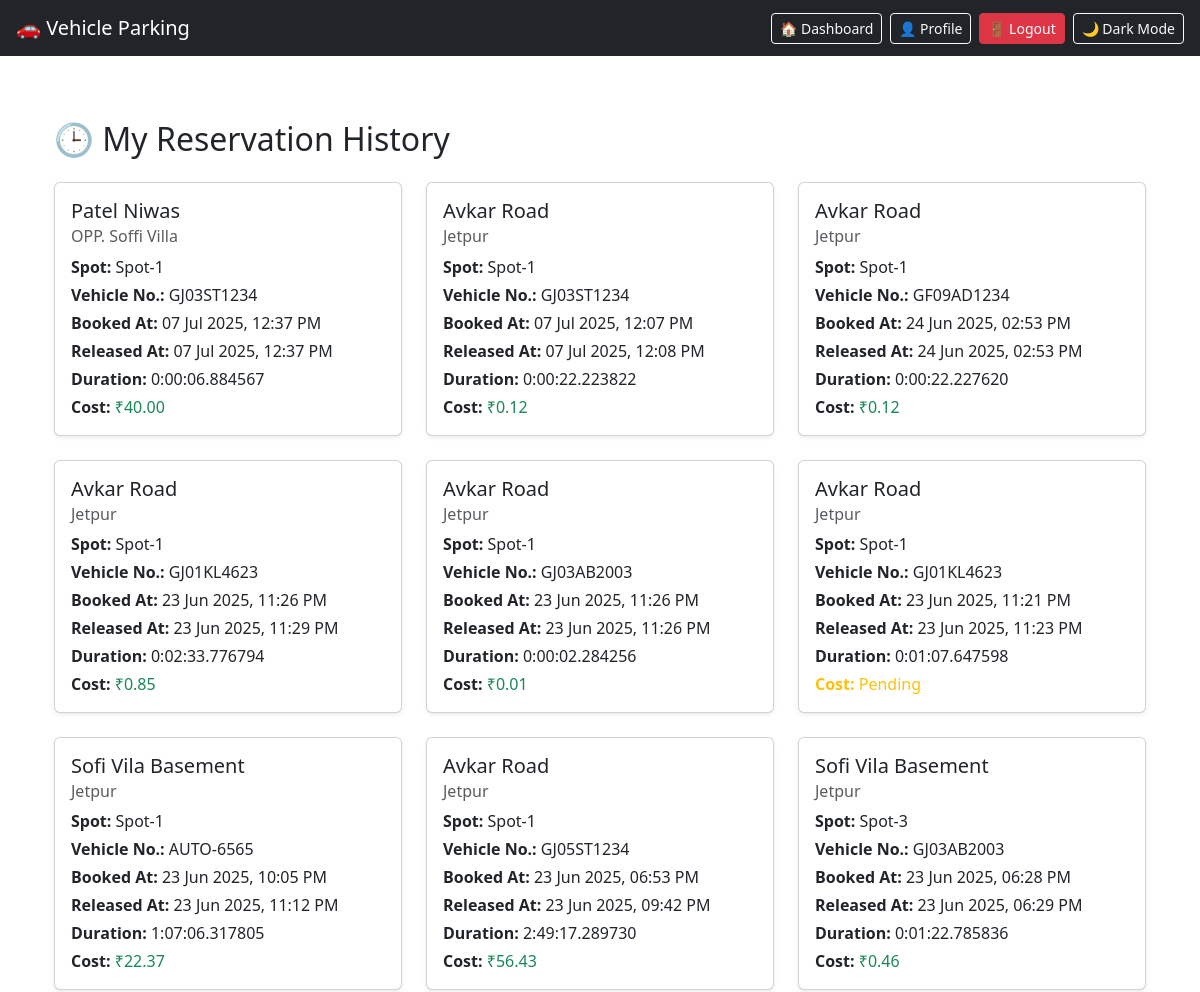
/user_history (signed in, upper part), run on an earlier commit of the app's database.
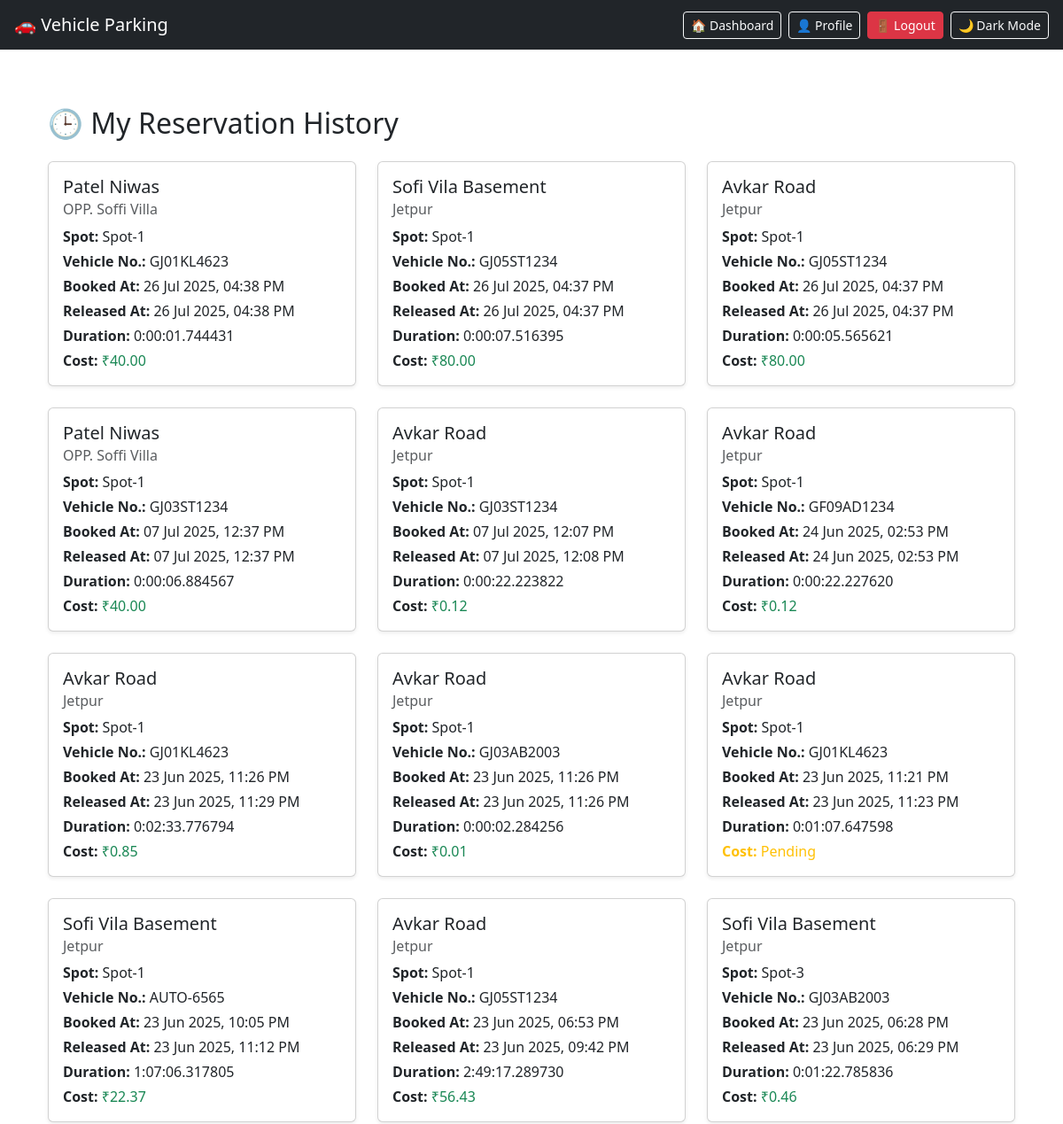
And on a later commit of the database.
### tables this page shows
CREATE TABLE parking_history (
            id INTEGER PRIMARY KEY AUTOINCREMENT,
            user_id INTEGER NOT NULL,
            spot_id INTEGER NOT NULL,
            lot_id INTEGER NOT NULL,
            vehicle_number TEXT NOT NULL,
            entry_time TEXT NOT NULL,
            exit_time TEXT, cost REAL,
            FOREIGN KEY(user_id) REFERENCES users(id),
            FOREIGN KEY(spot_id) REFERENCES parking_spots(id),
            FOREIGN KEY(lot_id) REFERENCES parking_lots(id)
        );

CREATE TABLE parking_lots (
            id INTEGER PRIMARY KEY AUTOINCREMENT,
            name TEXT NOT NULL,
            address TEXT NOT NULL,
            pin_code TEXT,
            total_spots INTEGER NOT NULL,
            available_spots INTEGER NOT NULL
        , price_per_hour REAL DEFAULT 20.0, flat_price REAL, base_price REAL DEFAULT 80, base_duration INTEGER DEFAULT 2, extra_hour_price REAL DEFAULT 50);

CREATE TABLE parking_spots (
            id INTEGER PRIMARY KEY AUTOINCREMENT,
            lot_id INTEGER NOT NULL,
            spot_number TEXT NOT NULL,
            is_occupied INTEGER DEFAULT 0,
            current_user_id INTEGER,
            FOREIGN KEY(lot_id) REFERENCES parking_lots(id),
            FOREIGN KEY(current_user_id) REFERENCES users(id)
        );

### app.py (the view)
@app.route('/user_history')
def user_history():
    if 'id' not in session:
        return redirect(url_for('login'))
    conn = get_db_connection()
    raw_history = conn.execute(
        '''
        SELECT r.*, r.vehicle_number, l.name AS lot_name, l.address AS lot_address, s.spot_number
        FROM parking_history r
        JOIN parking_spots s ON r.spot_id = s.id
        JOIN parking_lots l ON r.lot_id = l.id
        WHERE r.user_id = ?
        ORDER BY r.entry_time DESC
        ''',
        (session['id'],)
    ).fetchall()
    conn.close()
    history = []
    for row in raw_history:
        entry = dict(row)
        entry_time = datetime.fromisoformat(entry['entry_time'])
        entry['pretty_entry'] = entry_time.strftime('%d %b %Y, %I:%M %p')
        if entry['exit_time']:
            exit_time = datetime.fromisoformat(entry['exit_time'])
            entry['pretty_exit'] = exit_time.strftime('%d %b %Y, %I:%M %p')
            duration = exit_time - entry_time
            entry['duration'] = str(duration)
        else:
            entry['pretty_exit'] = None
            entry['duration'] = None
        history.append(entry)
    return render_template('user_history.html', history=history)

### app.py (called while the page is built)
def get_db_connection():
    conn = sqlite3.connect(DATABASE)
    conn.row_factory = sqlite3.Row
    return conn

### templates/user_history.html (shortened to what this page needs)
{% extends "base.html" %}
{% block content %}
<div class="container mt-4">
    <h2 class="mb-4">🕒 My Reservation History</h2>
    {% if history %}
        <div class="row row-cols-1 row-cols-md-2 row-cols-lg-3 g-4">
            {% for entry in history %}
            <div class="col">
                <div class="card h-100 shadow-sm">
                    <div class="card-body">
                        <h5 class="card-title">{{ entry.lot_name }}</h5>
                        <h6 class="card-subtitle mb-2 text-muted">{{ entry.lot_address }}</h6>
                        <p class="mb-1"><strong>Spot:</strong> {{ entry.spot_number }}</p>
                        <p class="mb-1"><strong>Vehicle No.:</strong> {{ entry.vehicle_number }}</p>
                        <p class="mb-1"><strong>Booked At:</strong> {{ entry.pretty_entry }}</p>
                        <p class="mb-1">
                            <strong>Released At:</strong>
                            {% if entry.pretty_exit %}
                                {{ entry.pretty_exit }}
                            {% else %}
                                <span class="text-warning">⏳ In Use</span>
                            {% endif %}
                        </p>
                        <p class="mb-1">
                            <strong>Duration:</strong>
                            {% if entry.duration %}
                                {{ entry.duration }}
                            {% else %}
                                <span class="text-warning">In Progress</span>
                            {% endif %}
                        </p>
                        {% if entry.cost is not none %}
                        <p class="mb-0">
                            <strong>Cost:</strong>
                            <span class="text-success">₹{{ "%.2f"|format(entry.cost) }}</span>
                        </p>
                        {% else %}
                        <p class="mb-0 text-warning"><strong>Cost:</strong> Pending</p>
                        {% endif %}
                    </div>
                </div>
            </div>
            {% endfor %}
        </div>
    {% else %}
        <div class="alert alert-info">You have no parking history yet.</div>
    {% endif %}
</div>
{% endblock %}

What changed in the data, as far as the page shows it:
added parking_history: lot_name "Patel Niwas", lot_address "OPP. Soffi Villa", spot_number "Spot-1", vehicle_number "GJ01KL4623", pretty_entry "26 Jul 2025, 04:38 PM", pretty_exit "26 Jul 2025, 04:38 PM", duration "0:00:01.744431", cost "40.00"
added parking_history: lot_name "Sofi Vila Basement", lot_address "Jetpur", spot_number "Spot-1", vehicle_number "GJ05ST1234", pretty_entry "26 Jul 2025, 04:37 PM", pretty_exit "26 Jul 2025, 04:37 PM", duration "0:00:07.516395", cost "80.00"
added parking_history: lot_name "Avkar Road", lot_address "Jetpur", spot_number "Spot-1", vehicle_number "GJ05ST1234", pretty_entry "26 Jul 2025, 04:37 PM", pretty_exit "26 Jul 2025, 04:37 PM", duration "0:00:05.565621", cost "80.00"
